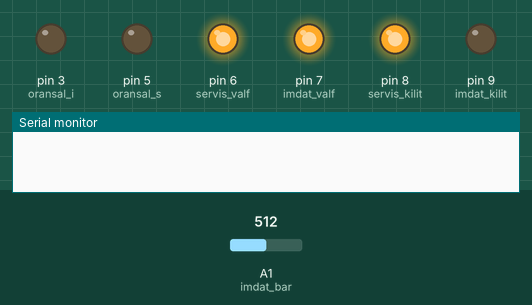
Bench run of a sketch on a simulated Arduino Uno, built with avr-gcc and run on an emulated ATmega328P. Parts: output pins drawn as LEDs (lit = HIGH), the last lines printed to the serial monitor. The test bench sets the inputs (shaded band); at power-on: A1 (imdat_bar) = 512.

Above: at 0.1 s.
At 1.1 s:
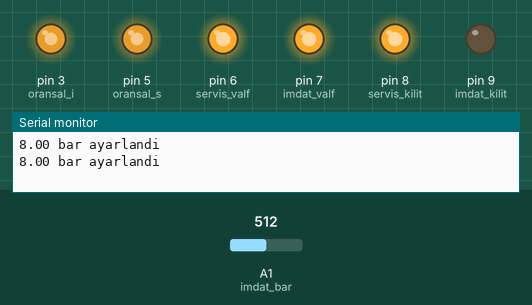
At 2.1 s:
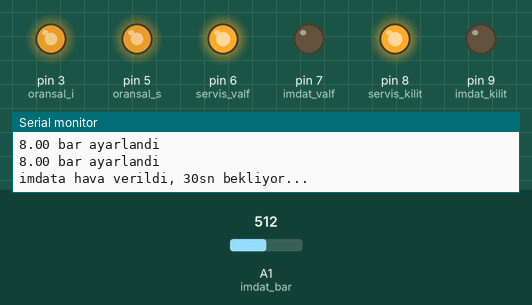
At 32.1 s:
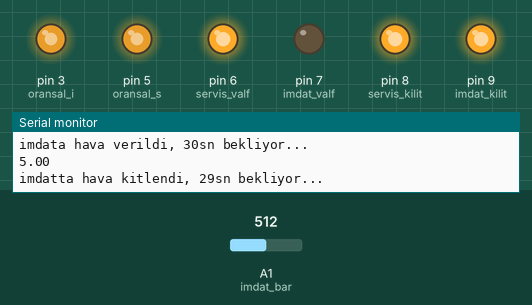
At 92.1 s:
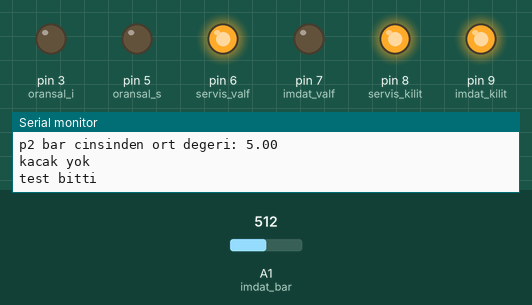
Timing chart, 0 to 94.0 s (numbered marks = the images above):
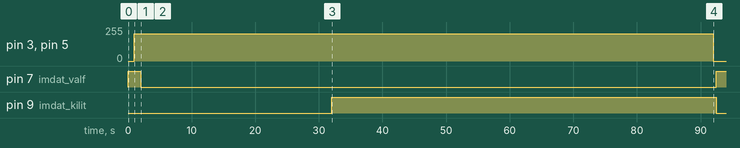

Measured:
- by itself, pin 3 (oransal_i), pin 5 (oransal_s): 0/255 → 204/255 at 1.0 s, → 0/255 91.0 s later
- by itself, pin 7 (imdat_valf): HIGH → LOW at 2.0 s, → HIGH 90.5 s later
- by itself, pin 9 (imdat_kilit): LOW → HIGH at 32.0 s, → LOW 60.5 s later

The sketch:

kacak_testi.ino
```cpp
// kaçak testi algoritması
// tarih: 17.6.2015
// yazan: Remzi Şahinoğlu

// bu program ömür test sistemleri kontrolü otomasyonunda kullanılacak
// kaçak testi algoritmasını yürütür.

//***************************** ÇIKIŞLAR *****************************//
// selenoid valfler çıkışları  (digital çıkış)
const int servis_valf = 6;
const int imdat_valf = 7;
const int servis_kilit = 8;
const int imdat_kilit = 9;
// oransal valf çıkışları (pwm çıkış)
const int oransal_s = 5;
const int oransal_i = 3;  // devrede eklenmekten vazgeçildi sadece servis kontrolü var.

//******** çıkışları terslemek için ********//
// 4'lü röle kartının ters balantısından dolayı
// eğer ters tetiklenen bir kart gelirse
int tersle = 1;  // arduino çıkışına 0(LOW) verdiğimizde selonoid valf enerjilernir röle kartı ters tetikleme olduğundan dolayı
int duzle = 0;   // arduino çıkışına 1(HIGH) verdiğimizde selonoid valf pasiflenir.

//***************************** GİRİŞLER *****************************//
// transmiter girişleri  (analog giriş)
const int servis_bar = 0;  // A0
const int imdat_bar = 1;   // A1
// sensör girişleri  (digital giriş)
const int full_stroke = 0;
const int zero_stroke = 1;
const int acil_buton = 2;


//**************************** DEĞİŞKENLER ***************************//
//******* pc den gelen reçete değerleri ******//


int t = 0;  // zaman for döngüsü için
int i = 1;  // periyod adımlarını arttırmak için atandı
int periyod_uzunlugu_1 = 0;
int periyod_uzunlugu_2 = 0;
int x = 0;  // periyod uzunluğu hesaplama için
//******* periyoddaki zaman aralığı değeri *******//
int interval = 1000;  // milisaniye
//******* test bittiğinde ************************//
int test_durumu = 1;  // test bittiğinde 0 ve olur test durur
//******* toplam çevrim sayısı *******************//
long toplam_cevrim = 0;

// 10sn periyod için zaman aralığı 1sn olacak şekilde servis ve imdat valflerini aç-kapa yapma algoritması
// 3 farklı dizi ve 1 adet zaman adımı değişkeni sayesinde istediğimiz algoritmayı oluşturabiliriz.
//                       sn:  1 2 3 4 5 6 7 8 9*0 1 2 3 4 5 6 7 8 9 20
const int periyod_1[20]     ={1,1,1,1,0,0,0,0,0,0,0,0,0,0,0,0,0,0,0,0};   // periyod[5]={1,2,3,4,5}  // 1 = periyod[0],  5 = periyod[4] oluyor
const int servis_check_1[20]={1,0,1,0,0,0,0,0,0,0,0,0,0,0,0,0,0,0,0,0};
const int imdat_check_1[20] ={0,1,0,1,0,0,0,0,0,0,0,0,0,0,0,0,0,0,0,0};

const int periyod_2[20]     ={1,1,1,1,0,0,0,0,0,0,0,0,0,0,0,0,0,0,0,0};   // periyod[5]={1,2,3,4,5}  // 1 = periyod[0],  5 = periyod[4] oluyor
const int servis_check_2[20]={1,0,1,0,0,0,0,0,0,0,0,0,0,0,0,0,0,0,0,0};
const int imdat_check_2[20] ={1,0,1,0,0,0,0,0,0,0,0,0,0,0,0,0,0,0,0,0};

//**** iç ve dış döngü kodları atamaları *********//
// 1= döngünün aktif olduğunu, 0= döngünün pasif olduğunu gösterir
const int dis_dongu_1_kod = 1;
const int ic_dongu_1_kod = 1;
const int ic_dongu_2_kod = 1;

//*********** çevrim sayısı atamaları ************//
// döngü'ler ilk başta sıfır her çalışmada içindeki değeri +1 arttırır
// hedef_döngü'ler ise çalışması istenilen çevrims sayısını saklarlar
// toplam çevrim = (ic_hedef_dongu_1 + ic_hedef_dongu_2) * dis_hedef_dongu_1    olarak hesaplanabilir
//**** iç çevrimler ****//
unsigned long ic_dongu_1 = 0;          // birinci adım çevrim adedi
unsigned long ic_hedef_dongu_1 = 3;

unsigned long ic_dongu_2 = 0;          // ikinci adım çevrim adedi
unsigned long ic_hedef_dongu_2 = 4;

//**** dış çevrimler ****//
unsigned long dis_dongu_1 = 0;         // dış döngü çevrim adedi
unsigned long dis_hedef_dongu_1 = 2;

//******* servis oransal valfinin max ve min atamaları ******//
float input_oransal_s_1 = 8;  // giriş sinyalinin "bar" cinsinden değeri min max arasında olması gerekir ondalıklı sayı girilebilmesi için float olarak atandı
int output_oransal_servis_1 = 0;  // pwm sinyalinin çıkış değeri (0-255)

float input_oransal_s_2 = 6;  // giriş sinyalinin "bar" cinsinden değeri min max arasında olması gerekir ondalıklı sayı girilebilmesi için float olarak atandı
int output_oransal_servis_2 = 0;  // pwm sinyalinin çıkış değeri (0-255)

const int servis_max_bar = 10;  // basınç sensörünün max değerini basınç cinsinden(bar) olarak buraya girin
const int servis_min_bar = 0;  // basınç sensörünün min değerini basınç cinsinden(bar) olarak buraya girin

//******* imdat oransal valfinin max ve min atamaları ******//  (imdat kısmı içi orsansalden vazgeçildi)

float input_oransal_i_1 = 8;  // giriş sinyalinin "bar" cinsinden değeri min max arasında olması gerekir
int output_oransal_imdat_1 = 0;  // pwm sinyalinin çıkış değeri (0-255)

float input_oransal_i_2 = 8;  // giriş sinyalinin "bar" cinsinden değeri min max arasında olması gerekir
int output_oransal_imdat_2 = 0;  // pwm sinyalinin çıkış değeri (0-255)

const int imdat_max_bar = 10;  // basınç sensörünün max değerini basınç cinsinden(bar) olarak buraya girin
const int imdat_min_bar = 0;  // basınç sensörünün min değerini basınç cinsinden(bar) olarak buraya girin

//******* kaçak testi atamaları
long kacak_cevrim = 0;
long kacak_cevrim_hedef = 5;

float imdat_testi_basinc = 8;
float servis_testi_basinc = 8;
float imdat_kontrol_degeri_1 = 2.0;  // bu değerin karşılığı 0->1024 analog data 0->10 bar interpolasyonundan 2 bar karşılığıdır
float imdat_kontrol_degeri_2 = 0.5;   // bu değerin ise 0.5 bar karşılığıdır

int y = 0;

float p0=0;
float p1_read[5]={};
float p1_ort = 0;
float p1 = 0;

float p2_read[5]={};
float p2_ort = 0;
float p2 = 0;

//********************* servis/imdat basınç değerlerini ayarlama ilk adım için ******************//
void basinci_ayarla_1(){
  output_oransal_servis_1 = 255 * (input_oransal_s_1 - servis_min_bar) / (servis_max_bar - servis_min_bar);    // interpolasyon
  analogWrite(oransal_s, output_oransal_servis_1);      // servis basıncını ayarla

  output_oransal_imdat_1 = 255 * (input_oransal_i_1 - imdat_min_bar) / (imdat_max_bar - imdat_min_bar);    // interpolasyon
  analogWrite(oransal_i, output_oransal_imdat_1);      // imdat basıncını ayarla

  //debug için yazıldı
  Serial.print(input_oransal_s_1);
  Serial.println(" bar ayarlandi");

  Serial.print(input_oransal_i_1);
  Serial.println(" bar ayarlandi");

  delay(1000);  // orsansal valfin basıncı ayarlaması için biraz bekle
}

//********************** test bittiğinde bütün çıkışları sıfırla ************************//
void test_bitti(){
  analogWrite(oransal_s, 0);
  analogWrite(oransal_i, 0);

  delay(500);

  digitalWrite(servis_valf, tersle);
  digitalWrite(imdat_valf, tersle);
  digitalWrite(servis_kilit, tersle);
  digitalWrite(imdat_kilit, duzle);
}

void bekle(int time){
  for(t = 1; t <= time; t++){
    delay(1000);
  }
}


void setup() {
  // bu döngü bir kez çalışır, config ayarları burada yapılır

  // ethernet udp protokolünü başlat

  Serial.begin(19200);  // rs232 yi başlat, çalışma hızı 9600 bit per second
  pinMode(full_stroke, INPUT);
  pinMode(zero_stroke, INPUT);
  pinMode(acil_buton, INPUT);
  pinMode(oransal_s, OUTPUT);
  //pinMode(oransal_i, OUTPUT);    // imdat için oransal valf kullanılmasından vazgeçildi
  pinMode(servis_valf, OUTPUT);
  pinMode(imdat_valf, OUTPUT);
  pinMode(servis_kilit, OUTPUT);
  pinMode(imdat_kilit, OUTPUT);

  // çıkışları sıfırla
  digitalWrite(servis_valf, tersle);
  digitalWrite(imdat_valf, tersle);
  digitalWrite(servis_kilit, tersle);
  digitalWrite(imdat_kilit, duzle);
}

///////////////////////////////////////////////////////////////////////////////////////////
///////////////////////////////////// ANA PROGRAM /////////////////////////////////////////
void loop() {
  delay(1000);

  if(test_durumu == 1){

    digitalWrite(imdat_kilit, duzle);
    input_oransal_i_1 = imdat_testi_basinc;
    basinci_ayarla_1();                                               // basıncı ayarla
    digitalWrite(imdat_valf, duzle);                                  // imdata hava verildi
    Serial.println("imdata hava verildi, 30sn bekliyor...");
    bekle(30);                                                        // 30 sn bekle stabilizasyon için
    digitalWrite(imdat_kilit, tersle);                                // havayı kitle
    p0 = analogRead(imdat_bar);                                       // ilk basınc değerini oku
    p0 = (p0 * 10) / 1024;                                            // bara çevrildi
    Serial.println(p0);
    Serial.println("imdatta hava kitlendi, 29sn bekliyor...");
    bekle(29);

    for(y = 0; y < 5; y++){
      p1_read[y] = analogRead(imdat_bar);                             // transmitteri oku 5 kez
      p1_ort = p1_read[y] + p1_ort;
      delay(200);
    }
    p1_ort = p1_ort / 5;                                              // 1 sn de 5 okuma yapıldı ve ortalaması alındı
    p1 = (p1_ort * 10) / 1024;                                        // bar cinsinden göstermek için yapıldı interpolasyon
    Serial.print("p1 bar cinsinden ort degeri: ");
    Serial.println(p1);

    if(abs(p0 - p1) >= imdat_kontrol_degeri_1){
      Serial.println("imdat kacagi cok");
    }
    else{
      Serial.println("29sn bekliyor...");
      bekle(29);
      for(y = 0; y < 5; y++){
        p2_read[y] = analogRead(imdat_bar);                             // transmitteri oku 5 kez
        p2_ort = p2_read[y] + p2_ort;
        delay(200);
      }
      p2_ort = p2_ort / 5;                                              // 1 sn de 5 okuma yapıldı ve ortalaması alındı
      p2 = (p2_ort * 10) / 1024;                                        // bar cinsinden göstermek için yapıldı interpolasyon
      Serial.print("p2 bar cinsinden ort degeri: ");
      Serial.println(p2);

      if(abs(p2 - p1) >= imdat_kontrol_degeri_2){
        Serial.println("imdat kacagi az");
      }
    }
    Serial.println("kacak yok");
    Serial.println("test bitti");
    test_durumu = 0;
    test_bitti();
  }


}
```
